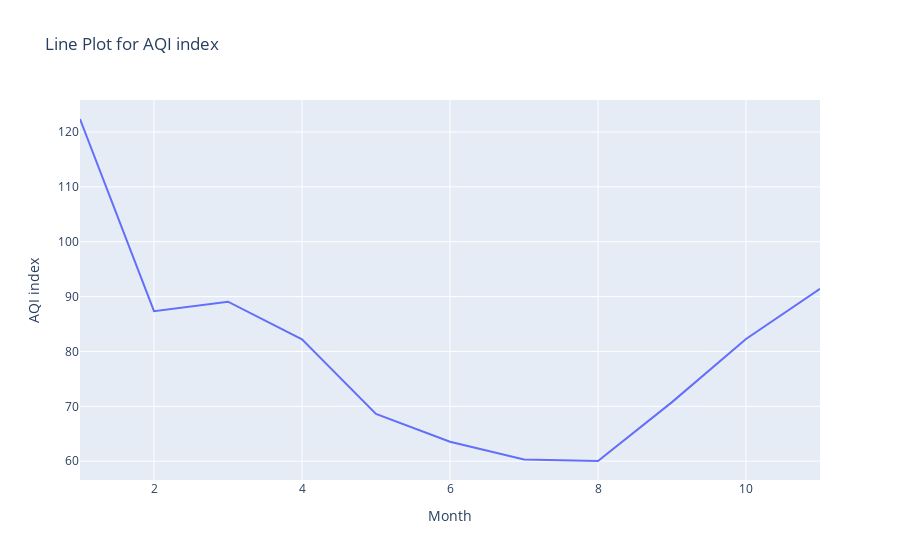
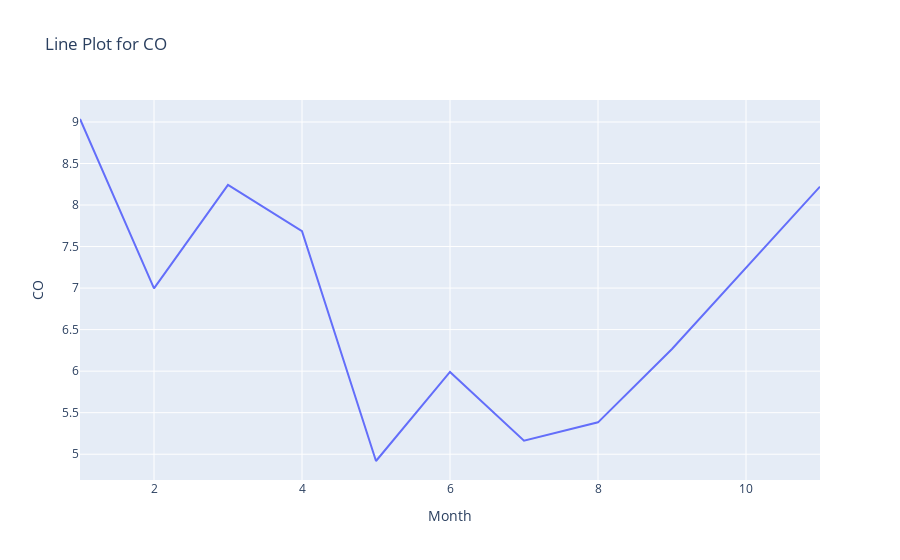
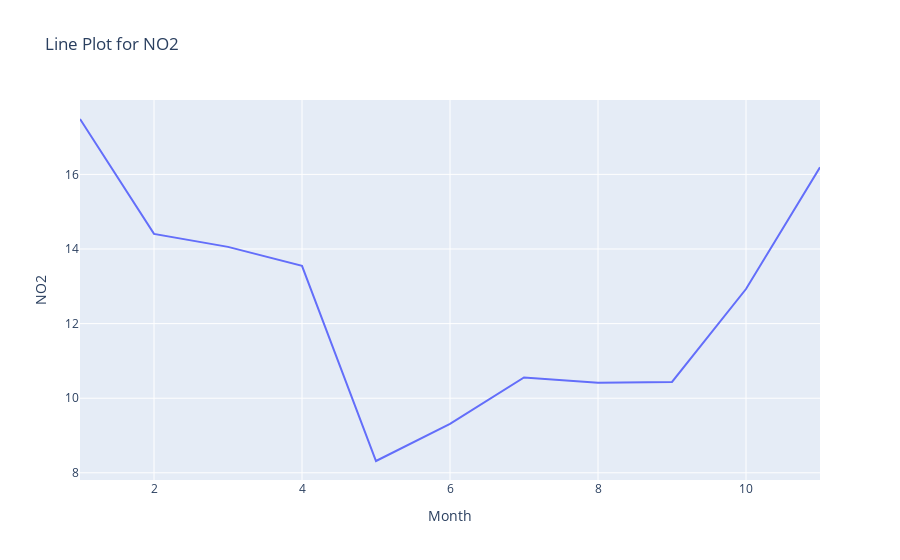
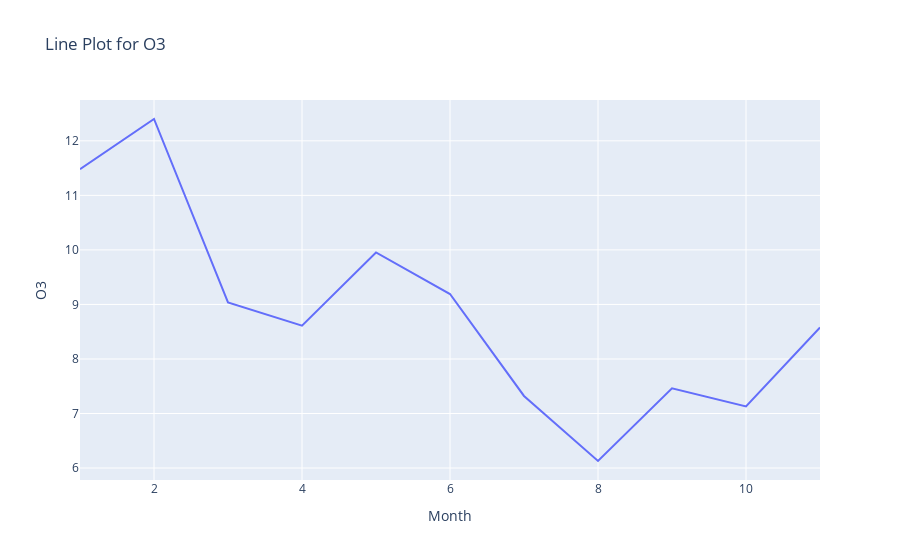

The code cell stored with these charts, in order, in its notebook:
### Code cell
for i in df_column_dtype:
    fig = px.line(df_plt, x='Month', y=df_plt[i], title=f'Line Plot for {i}')
    fig.show()

### Figure 1 — Plotly figure (JSON) as saved in the notebook; plotly's stock layout.template omitted (floating-point values rounded to 4 significant figures)
{"data": [{"hovertemplate": "Month=%{x}<br>AQI index=%{y}<extra></extra>", "legendgroup": "", "line": {"color": "#636efa", "dash": "solid"}, "marker": {"symbol": "circle"}, "mode": "lines", "name": "", "orientation": "v", "showlegend": false, "type": "scatter", "x": [1, 2, 3, 4, 5, 6, 7, 8, 9, 10, 11], "xaxis": "x", "y": [122.4, 87.34, 89.07, 82.22, 68.61, 63.53, 60.32, 60.03, 70.76, 82.27, 91.41], "yaxis": "y"}], "layout": {"legend": {"tracegroupgap": 0}, "title": {"text": "Line Plot for AQI index"}, "xaxis": {"anchor": "y", "domain": [0, 1], "title": {"text": "Month"}}, "yaxis": {"anchor": "x", "domain": [0, 1], "title": {"text": "AQI index"}}}}

### Figure 2 — Plotly figure (JSON) as saved in the notebook; plotly's stock layout.template omitted (floating-point values rounded to 4 significant figures)
{"data": [{"hovertemplate": "Month=%{x}<br>CO=%{y}<extra></extra>", "legendgroup": "", "line": {"color": "#636efa", "dash": "solid"}, "marker": {"symbol": "circle"}, "mode": "lines", "name": "", "orientation": "v", "showlegend": false, "type": "scatter", "x": [1, 2, 3, 4, 5, 6, 7, 8, 9, 10, 11], "xaxis": "x", "y": [9.036, 6.997, 8.242, 7.684, 4.918, 5.991, 5.164, 5.384, 6.267, 7.239, 8.222], "yaxis": "y"}], "layout": {"legend": {"tracegroupgap": 0}, "title": {"text": "Line Plot for CO"}, "xaxis": {"anchor": "y", "domain": [0, 1], "title": {"text": "Month"}}, "yaxis": {"anchor": "x", "domain": [0, 1], "title": {"text": "CO"}}}}

### Figure 3 — Plotly figure (JSON) as saved in the notebook; plotly's stock layout.template omitted (floating-point values rounded to 4 significant figures)
{"data": [{"hovertemplate": "Month=%{x}<br>NO2=%{y}<extra></extra>", "legendgroup": "", "line": {"color": "#636efa", "dash": "solid"}, "marker": {"symbol": "circle"}, "mode": "lines", "name": "", "orientation": "v", "showlegend": false, "type": "scatter", "x": [1, 2, 3, 4, 5, 6, 7, 8, 9, 10, 11], "xaxis": "x", "y": [17.49, 14.4, 14.06, 13.55, 8.317, 9.314, 10.55, 10.42, 10.44, 12.93, 16.19], "yaxis": "y"}], "layout": {"legend": {"tracegroupgap": 0}, "title": {"text": "Line Plot for NO2"}, "xaxis": {"anchor": "y", "domain": [0, 1], "title": {"text": "Month"}}, "yaxis": {"anchor": "x", "domain": [0, 1], "title": {"text": "NO2"}}}}

### Figure 4 — Plotly figure (JSON) as saved in the notebook; plotly's stock layout.template omitted (floating-point values rounded to 4 significant figures)
{"data": [{"hovertemplate": "Month=%{x}<br>O3=%{y}<extra></extra>", "legendgroup": "", "line": {"color": "#636efa", "dash": "solid"}, "marker": {"symbol": "circle"}, "mode": "lines", "name": "", "orientation": "v", "showlegend": false, "type": "scatter", "x": [1, 2, 3, 4, 5, 6, 7, 8, 9, 10, 11], "xaxis": "x", "y": [11.48, 12.4, 9.036, 8.611, 9.954, 9.191, 7.322, 6.129, 7.463, 7.129, 8.578], "yaxis": "y"}], "layout": {"legend": {"tracegroupgap": 0}, "title": {"text": "Line Plot for O3"}, "xaxis": {"anchor": "y", "domain": [0, 1], "title": {"text": "Month"}}, "yaxis": {"anchor": "x", "domain": [0, 1], "title": {"text": "O3"}}}}
